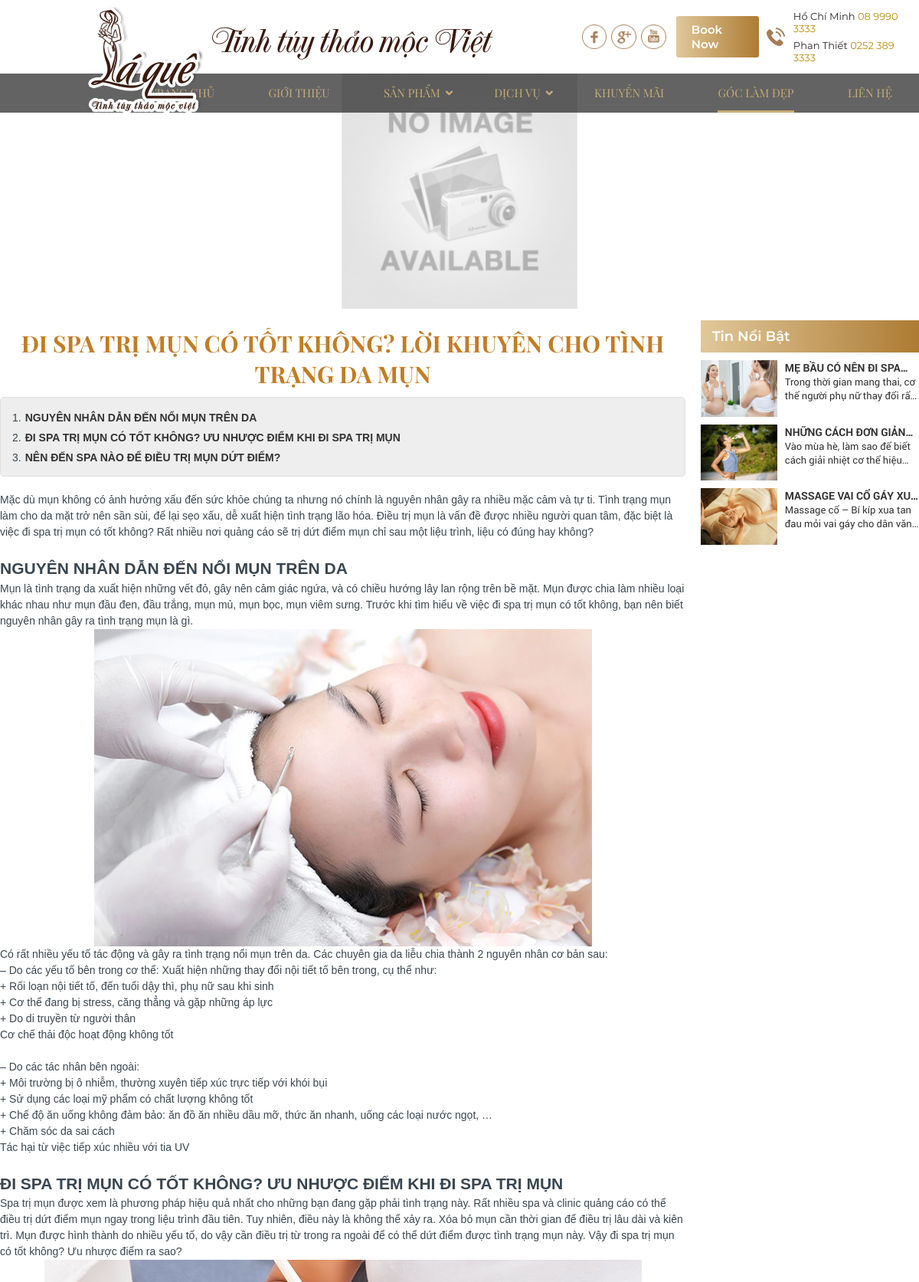
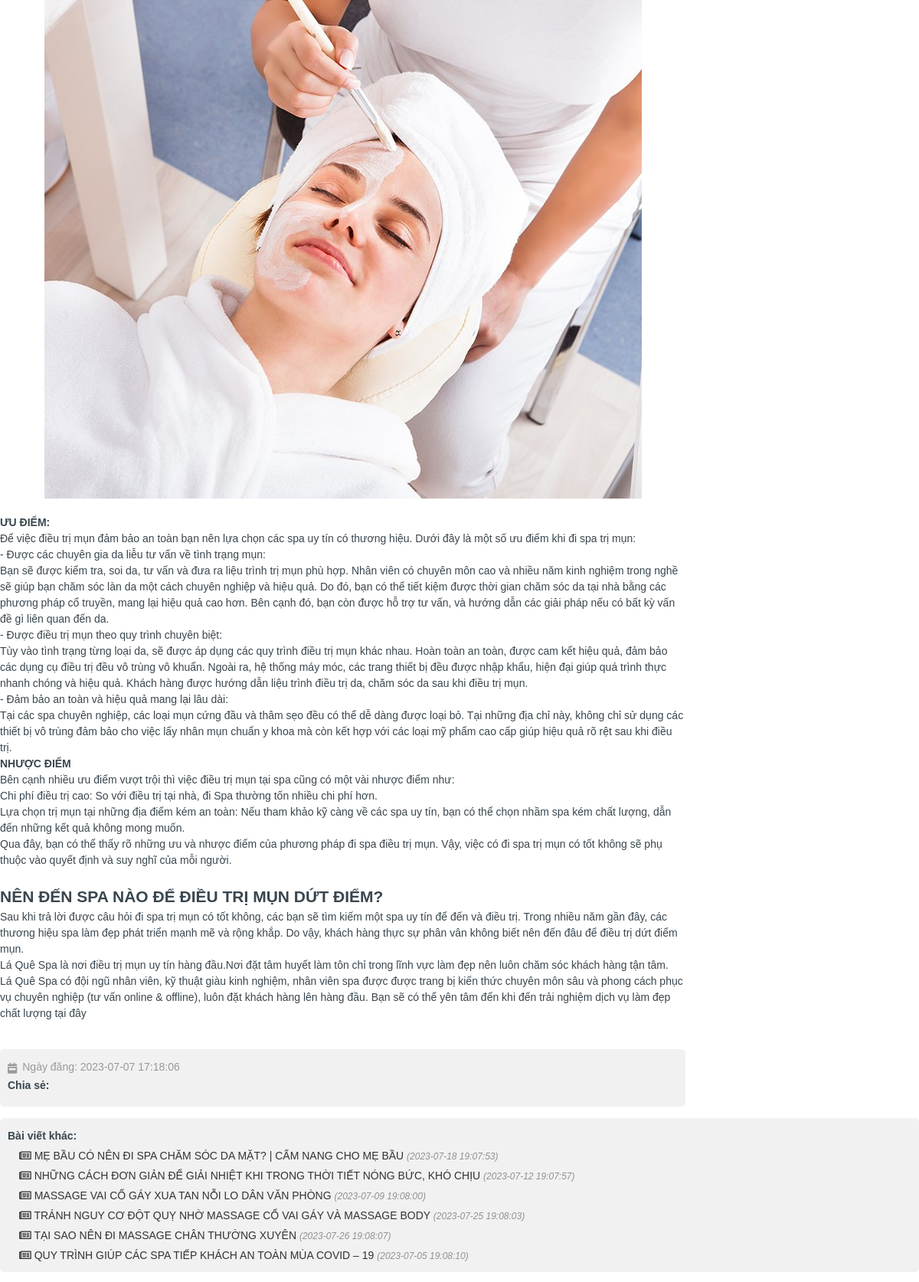
Page /site?c=post&a=detail&id=1 (upper part) on the committed database (2 pictures, top to bottom).
### tables this page shows
CREATE TABLE `banner`  (
  `id` int(11) NOT NULL AUTO_INCREMENT,
  `name` varchar(255) NOT NULL,
  `featured_image` varchar(255) NOT NULL,
  PRIMARY KEY (`id`) USING BTREE
);

CREATE TABLE `post`  (
  `id` int(11) NOT NULL AUTO_INCREMENT,
  `name` varchar(255) NOT NULL,
  `description` text NOT NULL,
  `featured_image` varchar(100) NOT NULL,
  `created_date` datetime(0) NULL DEFAULT NULL,
  PRIMARY KEY (`id`) USING BTREE
);

CREATE TABLE `content`  (
  `id` int(11) NOT NULL AUTO_INCREMENT,
  `name` varchar(255) NOT NULL,
  `description` text NOT NULL,
  `featured_image` varchar(100) NOT NULL,
  `details` text NULL DEFAULT NULL,
  `post_id` int(11) NOT NULL,
  PRIMARY KEY (`id`) USING BTREE,
  INDEX `fk_post`(`post_id`) USING BTREE,
  CONSTRAINT `fk_post` FOREIGN KEY (`post_id`) REFERENCES `post` (`id`) ON DELETE RESTRICT ON UPDATE RESTRICT
);

### site/controller/PostController.php (called while the page is built, shortened)
<?php
class PostController {
    function detail() {
        $post_id = $_GET['id'];
        $action = new PostRepository;
        $post = $action->getBy($post_id);
        $featuredPosts = $action->getFeaturedPosts($post_id, 3);
        $relatedPosts = $action->getRelated($post_id);
        $action = new ContentRepository;
        $contents = $action->getAll($post_id);
        require 'view/post/detail.php';
    }
}
?>

### site/index.php (called while the page is built, shortened)
<?php
$c = $_GET['c'] ?? 'home';
$a = $_GET['a'] ?? 'index';
$cond = $_GET['c'] ?? 'home';
if ($cond) {
    $action = new BannerRepository;
    $banners = $action->getAll($cond);
}
$controller = new $controllerName;
$controller->$a();
?>

### site/model/banner/BannerRepository.php (called while the page is built)
<?php
class BannerRepository {
    protected function fetch($condition) {
        global $conn;
        $banners = [];
        $sqlQuery = "SELECT * FROM banner";
        if ($condition) {
            $sqlQuery .= " WHERE $condition";
        }
        $result = $conn->query($sqlQuery);
        if ($result->num_rows > 0) {
            while ($row = $result->fetch_assoc()) {
                $id = $row['id'];
                $name = $row['name'];
                $featured_image = $row['featured_image'];
                $banner = new Banner($id, $name, $featured_image);
                $banners[] = $banner;
            }
        }
        return $banners;
    }
    function getAll($cond) {
        $condition = "name='$cond'";
        $banners = $this->fetch($condition);
        return $banners;
    }
}
?>

### site/model/banner/Banner.php (called while the page is built, shortened)
<?php
class Banner {
    function __construct($id, $name, $featured_image)
    {
        $this->featured_image = $featured_image;
    }
}
?>

### site/model/post/PostRepository.php (called while the page is built, shortened)
<?php
class PostRepository {
    protected function fetch($condition, $limit) {
        global $conn;
        $posts = [];
        $sqlQuery = "SELECT * FROM post";
        if ($condition) {
            $sqlQuery .= " WHERE $condition";
        }
        if ($limit) {
            $sqlQuery .= " $limit";
        }
        $result = $conn->query($sqlQuery);
        if ($result->num_rows > 0) {
            while ($row = $result->fetch_assoc()) {
                $id = $row['id'];
                $name = $row['name'];
                $description = $row['description'];
                $featured_image = $row['featured_image'];
                $created_date = $row['created_date'];
                $post = new Post($id, $name, $description, $featured_image, $created_date);
                $posts[] = $post;
            }
        }
        return $posts;
    }
    function getBy($cond) {
        $condition = "id=$cond";
        $limit = NULL;
        $posts = $this->fetch($condition, $limit);
        $post = current($posts);
        return $post;
    }
    function getFeaturedPosts($cond, $quantity) {
        $condition = "id!=$cond";
        $limit = "LIMIT 0, $quantity";
        $featuredPosts = $this->fetch($condition, $limit);
        return $featuredPosts;
    }
    function getRelated($cond) {
        $condition = "id!=$cond";
        $limit = NULL;
        $posts = $this->fetch($condition, $limit);
        return $posts;
    }
}
?>

### site/model/post/Post.php (called while the page is built, shortened)
<?php
class Post {
    function __construct($id, $name, $description, $featured_image, $created_date)
    {
        $this->id = $id;
        $this->name = $name;
        $this->description = $description;
        $this->featured_image = $featured_image;
        $this->created_date = $created_date;
    }
}
?>

### site/model/content/ContentRepository.php (called while the page is built)
<?php
class ContentRepository {
    protected function fetch($condition) {
        global $conn;
        $contents = [];
        $sqlQuery = "SELECT * FROM content";
        if ($condition) {
            $sqlQuery .= " WHERE $condition";
        }
        $result = $conn->query($sqlQuery);
        if ($result->num_rows > 0) {
            while ($row = $result->fetch_assoc()) {
                $id = $row['id'];
                $name = $row['name'];
                $description = $row['description'];
                $featured_image = $row['featured_image'];
                $details = $row['details'];
                $post_id = $row['post_id'];
                $content = new Content($id, $name, $description, $featured_image, $details, $post_id);
                $contents[] = $content;
            }
        }
        return $contents;
    }
    function getAll($cond) {
        $condition = "post_id=$cond";
        $contents = $this->fetch($condition);
        return $contents;
    }
}
?>

### site/model/content/Content.php (called while the page is built, shortened)
<?php
class Content {
    function __construct($id, $name, $description, $featured_image, $details, $post_id)
    {
        $this->name = $name;
        $this->description = $description;
        $this->featured_image = $featured_image;
        $this->details = $details;
    }
}
?>

### site/view/post/detail.php (the view, shortened to what this page needs)
<?php require 'view/layout/header.php' ?>
<div class="wrap-main w-clear">
    <div class="container">
        <div class="row">
            <div class="col-md-9 col-sm-12 col-xs-12">
                <div class="title-main"><span><?= $post->name ?></span></div>
                <div class="meta-toc">
                    <div class="box-readmore">
                        <ul class="toc-list-laquespa" data-toc="article" data-toc-headings="h1, h2, h3">
                            <?php foreach ($contents as $content) : ?>
                                <li>
                                    <a href="#<?= $content->name ?>"><?= $content->name ?></a>
                                </li>
                            <?php endforeach ?>
                        </ul>
                    </div>
                </div>
                <div class="content-main w-clear" id="toc-content">
                    <p><?= $post->description ?></p>
                    <br>
                    <?php foreach ($contents as $content) : ?>
                        <div class="laquespa-content">
                            <h2 dir="auto" id="<?= $content->name ?>"><strong><?= $content->name ?></strong></h2>
                            <p><?= $content->description ?></p>
                            <?php
                            $image = $content->featured_image;
                            if ($image) :
                            ?>
                                <p style="text-align: center;"><img alt="" src="upload/elfinder/<?= $content->featured_image ?>" /></p>
                                <p dir="auto"><?= $content->details ?></p>
                            <?php endif ?>
                            <br>
                        </div>
                    <?php endforeach ?>
                </div>
                <div class="share">
                    <div class="time-main"><i class="fas fa-calendar-week"></i><span>Ngày đăng: <?= $post->created_date ?></span></div>
                    <b>Chia sẻ:</b>
                </div>
            </div>
            <div class="col-md-3 col-sm-12 col-xs-12">
                <div class="title_right">tin nổi bật</div>
                <div class="lamdepmoi">
                    <?php foreach ($featuredPosts as $featuredPost) : ?>
                        <div class="lamdepmoi_box flex_row">
                            <div class="lamdepmoi_img img_">
                                <a href="?c=post&a=detail&id=<?= $featuredPost->id ?>" title="<?= $featuredPost->name ?>">
                                    <img class="img-responsive" onerror="this.src='thumbs/100x70x2/assets/images/noimage.png';" src="thumbs/100x70x1/upload/news/<?= $featuredPost->featured_image ?>" alt="<?= $featuredPost->name ?>" />
                                </a>
                            </div>
                            <div class="lamdepmoi_content ">
                                <div class="lamdepmoi_name">
                                    <a href="?c=post&a=detail&id=<?= $featuredPost->id ?>" title="<?= $featuredPost->name ?>">
                                        <?= $featuredPost->name ?>
                                    </a>
                                </div>
                                <div class="lamdepmoi_describe">
                                    <p><?= $featuredPost->description ?></p>
                                </div>
                            </div>
                        </div>
                    <?php endforeach ?>
                </div>
            </div>
        </div>
        <div class="share othernews">
            <b>Bài viết khác:</b>
            <ul class="list-news-other">
                <?php foreach ($relatedPosts as $relatedPost) : ?>
                    <li>
                        <a class="text-decoration-none" href="?c=post&a=detail&id=<?= $relatedPost->id ?>" title="<?= $relatedPost->name ?>">
                            <i class="far fa-newspaper"></i> <?= $relatedPost->name ?>
                            <span>(<?= $relatedPost->created_date ?>)</span>
                        </a>
                    </li>
                <?php endforeach ?>
            </ul>
        </div>
    </div>
</div>
<?php require 'view/layout/footer.php' ?>

### site/view/layout/header.php (shortened to what this page needs)
<!DOCTYPE html>
<html lang="vi">
<head>
    <link href="assets/css/cached3e9e.css?ver=1611968798" rel="stylesheet">
    <link href="assets/css/style.css" rel="stylesheet">
</head>
<body>
    <header>
        <div class="topone">
            <div class="container-fluid">
                <div class="topone_flex flex ">
                    <div class="logo">
                        <a class="logo-header" href="#"><img onerror="this.src='thumbs/150x125x2/assets/images/noimage.png';" src="upload/photo/logo.png" /></a>
                    </div>
                    <div class="topone_left">
                        <marquee scrollamount="5"> Tinh túy thảo mộc Việt </marquee>
                    </div>
                    <div class="topone_right flex">
                        <div class="mangxahoi_header flex">
                            <a href="https://www.facebook.com/spalaque/" target="_blank"><img src="upload/photo/f1.png" alt="f1"></a>
                            <a href="#" target="_blank"><img src="upload/photo/f2.png" alt="f2"></a>
                            <a href="#" target="_blank"><img src="upload/photo/f3.png" alt="f3"></a>
                        </div>
                        <div class="btn_booking">
                            <a href="booking-now.html" title="Book now">Book now</a>
                        </div>
                        <div class="hotline">
                            <p>
                                <span>
                                    Hồ Chí Minh <strong>08 9990 3333</strong>
                                </span>
                                <span>
                                    Phan Thiết <strong>0252 389 3333</strong>
                                </span>
                            </p>
                        </div>
                    </div>
                </div>
            </div>
        </div>
        <div class="menu">
            <div class="container">
                <ul class="flex_row " id="main-nav">
                    <?php global $c; ?>
                    <li class="<?= $c == 'home' ? 'active' : '' ?>"><a class="transition" href="/" title="Trang chủ">Trang chủ</a></li>
                    <li class="<?= $c == 'introduce' ? 'active' : '' ?>"><a class="transition active" href="?c=introduce" title="Giới thiệu">Giới thiệu</a></li>
                    <li class="<?= $c == 'product' ? 'active' : '' ?>">
                        <a class="transition  downmn" href="?c=product" title="Sản phẩm">Sản phẩm</a>
                    </li>
                    <li class="<?= $c == 'service' ? 'active' : '' ?>">
                        <a class="transition  downmn" href="?c=service" title="Dịch vụ">Dịch vụ</a>
                    </li>
                    <li class="<?= $c == 'promotion' ? 'active' : '' ?>">
                        <a class="transition " href="?c=promotion" title="Khuyến mãi">Khuyến mãi</a>
                    </li>
                    <li class="<?= $c == 'post' ? 'active' : '' ?>">
                        <a class="transition " href="?c=post" title="góc làm đẹp">góc làm đẹp</a>
                    </li>
                    <li class="<?= $c == 'contact' ? 'active' : '' ?>"><a class="transition " href="?c=contact" title="Liên hệ">Liên hệ</a></li>
                </ul>
            </div>
        </div>
    </header>
    <?php
    global $cond;
    if ($cond == 'home') :
    ?>
        <div class="slider">
            <div id="jssor_1">
                <div data-u="loading" class="jssor_1_u_loadding">
                    <div class="jssor_1_u_loadding_div1"></div>
                    <div class="jssor_1_u_loadding_div2"></div>
                </div>
                <div data-u="slides" class="jssor_1_u_slides">
                    <?php
                    global $banners;
                    $serial = 0;
                    foreach ($banners as $banner) :
                        $serial++;
                    ?>
                        <div data-p="112.50" class="jssor_1_u_slides_dvp">
                            <a target="_blank" href="#" title="ảnh <?= $serial ?>">
                                <img data-u="image" onerror="this.src='thumbs/1366x700x2/assets/images/noimage.png';" src="upload/photo/<?= $banner->featured_image ?>" alt="ảnh 1" title="ảnh <?= $serial ?>" />
                            </a>
                        </div>
                    <?php endforeach ?>
                </div>
                <div data-u="navigator" class="jssorb05" data-autocenter="1">
                    <div data-u="prototype" class="jssorb05_prototype"></div>
                </div>
                <span data-u="arrowleft" class="jssora12l" data-autocenter="2"></span>
                <span data-u="arrowright" class="jssora12r" data-autocenter="2"></span>
            </div>
        </div>
    <?php else : ?>
        <div class="bn">
            <?php global $banners; ?>
            <?php foreach ($banners as $banner) : ?>
                <img onerror="this.src='thumbs/1366x350x2/assets/images/noimage.png';" src="upload/photo/<?= $banner->featured_image ?>" />
            <?php endforeach ?>
        </div>
    <?php endif ?>

### site/view/layout/footer.php (shortened to what this page needs)
</body>
</html>

### site/assets/css/style.css (style rules this page uses)
.list-news-other { height: 150px; overflow-y: auto; }

### rows in the picture
post: name "ĐI SPA TRỊ MỤN CÓ TỐT KHÔNG? LỜI KHUYÊN CHO TÌNH TRẠNG DA MỤN", description "Mặc dù mụn không có ảnh hưởng xấu đến sức khỏe chúng ta nhưng nó chính là nguyên nhân gây ra nhiều mặc cảm và tự ti. Tình trạng mụn làm cho da mặt trở nên sần sùi, để lại sẹo xấu, dễ xuất hiện tình trạng lão hóa. Điều trị mụn là vấn đề được nhiều người quan tâm, đặc biệt là việc đi spa trị mụn có tốt không? Rất nhiều nơi quảng cáo sẽ trị dứt điểm mụn chỉ sau một liệu trình, liệu có đúng hay không?", created_date "2023-07-07 17:18:06"
content: name "NGUYÊN NHÂN DẪN ĐẾN NỔI MỤN TRÊN DA", description "Mụn là tình trạng da xuất hiện những vết đỏ, gây nên cảm giác ngứa, và có chiều hướng lây lan rộng trên bề mặt. Mụn được chia làm nhiều loại khác nhau như mụn đầu đen, đầu trắng, mụn mủ, mụn bọc, mụn viêm sưng. Trước khi tìm hiểu về việc đi spa trị mụn có tốt không, bạn nên biết nguyên nhân gây ra tình trạng mụn là gì.", featured_image (picture), details "Có rất nhiều yếu tố tác động và gây ra tình trạng nổi mụn trên da. Các chuyên gia da liễu chia thành 2 nguyên nhân cơ bản sau: – Do các yếu tố bên trong cơ thể: Xuất hiện những thay đổi nội tiết tố bên trong, cụ thể như: + Rối loạn nội tiết tố, đến tuổi dậy thì, phụ nữ sau khi sinh + Cơ thể đang bị stress, căng thẳng và gặp những áp lực + Do di truyền từ người thân Cơ chế thải độc hoạt động không tốt – Do các tác nhân bên ngoài: + Môi trường bị ô nhiễm, thường xuyên tiếp xúc trực tiếp với khói bụi + Sử dụng các loại mỹ phẩm có chất lượng không tốt + Chế độ ăn uống không đảm bảo: ăn đồ ăn nhiều dầu mỡ, thức ăn nhanh, uống các loại nước ngọt, … + Chăm sóc da sai cách Tác hại từ việc tiếp xúc…"
content: name "ĐI SPA TRỊ MỤN CÓ TỐT KHÔNG? ƯU NHƯỢC ĐIỂM KHI ĐI SPA TRỊ MỤN", description "Spa trị mụn được xem là phương pháp hiệu quả nhất cho những bạn đang gặp phải tình trạng này. Rất nhiều spa và clinic quảng cáo có thể điều trị dứt điểm mụn ngay trong liệu trình đầu tiên. Tuy nhiên, điều này là không thể xảy ra. Xóa bỏ mụn cần thời gian để điều trị lâu dài và kiên trì. Mụn được hình thành do nhiều yếu tố, do vậy cần điều trị từ trong ra ngoài để có thể dứt điểm được tình trạng mụn này. Vậy đi spa trị mụn có tốt không? Ưu nhược điểm ra sao?", featured_image (picture), details "ƯU ĐIỂM: Để việc điều trị mụn đảm bảo an toàn bạn nên lựa chọn các spa uy tín có thương hiệu. Dưới đây là một số ưu điểm khi đi spa trị mụn: - Được các chuyên gia da liễu tư vấn về tình trạng mụn: Bạn sẽ được kiểm tra, soi da, tư vấn và đưa ra liệu trình trị mụn phù hợp. Nhân viên có chuyên môn cao và nhiều năm kinh nghiệm trong nghề sẽ giúp bạn chăm sóc làn da một cách chuyên nghiệp và hiệu quả. Do đó, bạn có thể tiết kiệm được thời gian chăm sóc da tại nhà bằng các phương pháp cổ truyền, mang lại hiệu quả cao hơn. Bên cạnh đó, bạn còn được hỗ trợ tư vấn, và hướng dẫn các giải pháp nếu có bất kỳ vấn đề gì liên quan đến da. - Được điều trị mụn theo quy trình chuyên biệt: Tùy vào tình trạng…"
content: name "NÊN ĐẾN SPA NÀO ĐỂ ĐIỀU TRỊ MỤN DỨT ĐIỂM?", description "Sau khi trả lời được câu hỏi đi spa trị mụn có tốt không, các bạn sẽ tìm kiếm một spa uy tín để đến và điều trị. Trong nhiều năm gần đây, các thương hiệu spa làm đẹp phát triển mạnh mẽ và rộng khắp. Do vậy, khách hàng thực sự phân vân không biết nên đến đâu để điều trị dứt điểm mụn. Lá Quê Spa là nơi điều trị mụn uy tín hàng đầu.Nơi đặt tâm huyết làm tôn chỉ trong lĩnh vực làm đẹp nên luôn chăm sóc khách hàng tận tâm. Lá Quê Spa có đội ngũ nhân viên, kỹ thuật giàu kinh nghiệm, nhân viên spa được được trang bị kiến thức chuyên môn sâu và phong cách phục vụ chuyên nghiệp (tư vấn online & offline), luôn đặt khách hàng lên hàng đầu. Bạn sẽ có thể yên tâm đến khi đến trải nghiệm dịch vụ làm đẹp…"
post: featured_image (picture), name "MẸ BẦU CÓ NÊN ĐI…", description "Trong thời gian mang thai, cơ thể người phụ nữ thay đổi…", name "MẸ BẦU CÓ NÊN ĐI SPA CHĂM SÓC DA MẶT? | CẨM NANG CHO MẸ BẦU", created_date "2023-07-18 19:07:53"
post: featured_image (picture), name "NHỮNG CÁCH ĐƠN…", description "Vào mùa hè, làm sao để biết cách giải nhiệt cơ thể…", name "NHỮNG CÁCH ĐƠN GIẢN ĐỂ GIẢI NHIỆT KHI TRONG THỜI TIẾT NÓNG BỨC, KHÓ CHỊU", created_date "2023-07-12 19:07:57"
post: featured_image (picture), name "MASSAGE VAI CỔ GÁY…", description "Massage cổ – Bí kíp xua tan đau mỏi vai gáy cho dân…", name "MASSAGE VAI CỔ GÁY XUA TAN NỖI LO DÂN VĂN PHÒNG", created_date "2023-07-09 19:08:00"
post: name "TRÁNH NGUY CƠ ĐỘT QUỴ NHỜ MASSAGE CỔ VAI GÁY VÀ MASSAGE BODY", created_date "2023-07-25 19:08:03"
post: name "TẠI SAO NÊN ĐI MASSAGE CHÂN THƯỜNG XUYÊN", created_date "2023-07-26 19:08:07"
post: name "QUY TRÌNH GIÚP CÁC SPA TIẾP KHÁCH AN TOÀN MÙA COVID – 19", created_date "2023-07-05 19:08:10"
